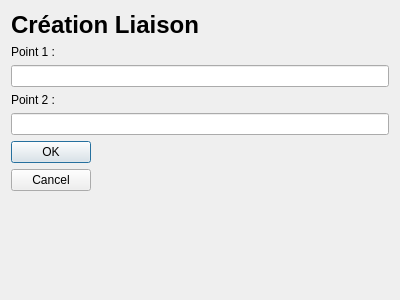
<?xml version="1.0" encoding="UTF-8"?>
<ui version="4.0">
 <class>FenLiaison</class>
 <widget class="QDialog" name="FenLiaison">
  <property name="geometry">
   <rect>
    <x>0</x>
    <y>0</y>
    <width>400</width>
    <height>300</height>
   </rect>
  </property>
  <property name="windowTitle">
   <string>Dialog</string>
  </property>
  <layout class="QVBoxLayout" name="verticalLayout">
   <item>
    <widget class="QLabel" name="label">
     <property name="font">
      <font>
       <pointsize>18</pointsize>
       <weight>75</weight>
       <bold>true</bold>
      </font>
     </property>
     <property name="text">
      <string>Création Liaison</string>
     </property>
    </widget>
   </item>
   <item>
    <widget class="QLabel" name="label_2">
     <property name="text">
      <string>Point 1 :</string>
     </property>
    </widget>
   </item>
   <item>
    <widget class="QLineEdit" name="lineEditPoint1"/>
   </item>
   <item>
    <widget class="QLabel" name="label_3">
     <property name="text">
      <string>Point 2 :</string>
     </property>
    </widget>
   </item>
   <item>
    <widget class="QLineEdit" name="lineEditPoint2"/>
   </item>
   <item>
    <widget class="QDialogButtonBox" name="buttonBox">
     <property name="orientation">
      <enum>Qt::Vertical</enum>
     </property>
     <property name="standardButtons">
      <set>QDialogButtonBox::Cancel|QDialogButtonBox::Ok</set>
     </property>
    </widget>
   </item>
  </layout>
 </widget>
 <resources/>
 <connections>
  <connection>
   <sender>buttonBox</sender>
   <signal>accepted()</signal>
   <receiver>FenLiaison</receiver>
   <slot>accept()</slot>
   <hints>
    <hint type="sourcelabel">
     <x>248</x>
     <y>254</y>
    </hint>
    <hint type="destinationlabel">
     <x>157</x>
     <y>274</y>
    </hint>
   </hints>
  </connection>
  <connection>
   <sender>buttonBox</sender>
   <signal>rejected()</signal>
   <receiver>FenLiaison</receiver>
   <slot>reject()</slot>
   <hints>
    <hint type="sourcelabel">
     <x>316</x>
     <y>260</y>
    </hint>
    <hint type="destinationlabel">
     <x>286</x>
     <y>274</y>
    </hint>
   </hints>
  </connection>
 </connections>
</ui>
